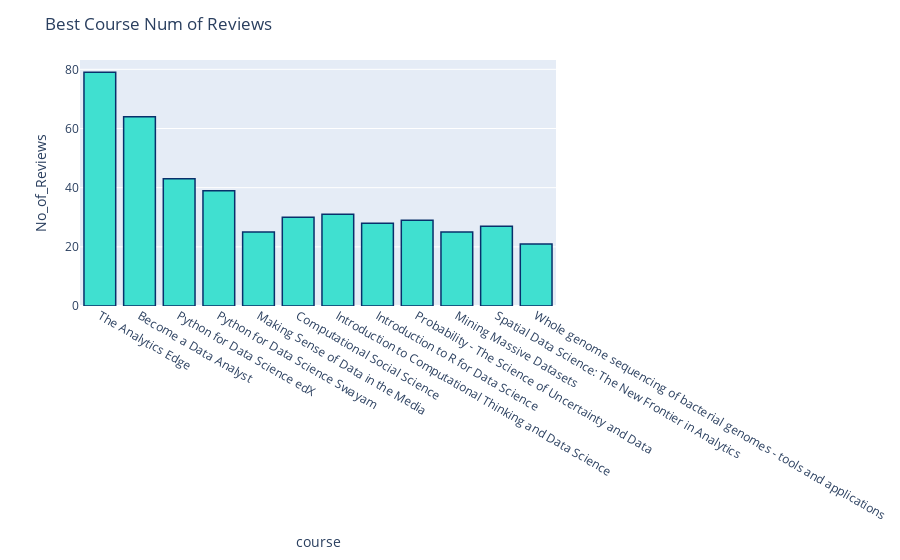

The notebook cell this image was saved under:
### Code cell
# Best Courses & Num of Reviews

fig = px.bar(bestRated, x='course', y='No_of_Reviews')
fig.update_traces(marker_color="turquoise",marker_line_color='rgb(8,48,107)',
                  marker_line_width=1.5)
fig.update_layout(title_text='Best Course Num of Reviews')
py.plot(fig)
fig.show()

### Figure 1 — Plotly figure (JSON) as saved in the notebook; plotly's stock layout.template omitted (floating-point values rounded to 4 significant figures)
{"data": [{"alignmentgroup": "True", "hovertemplate": "course=%{x}<br>No_of_Reviews=%{y}<extra></extra>", "legendgroup": "", "marker": {"color": "turquoise", "line": {"color": "rgb(8,48,107)", "width": 1.5}}, "name": "", "offsetgroup": "", "orientation": "v", "showlegend": false, "textposition": "auto", "type": "bar", "x": ["The Analytics Edge", "Become a Data Analyst", "Python for Data Science edX", "Python for Data Science Swayam", "Making Sense of Data in the Media", "Computational Social Science", "Introduction to Computational Thinking and Data Science", "Introduction to R for Data Science", "Probability - The Science of Uncertainty and Data", "Mining Massive Datasets", "Spatial Data Science: The New Frontier in Analytics", "Whole genome sequencing of bacterial genomes - tools and applications"], "xaxis": "x", "y": [79, 64, 43, 39, 25, 30, 31, 28, 29, 25, 27, 21], "yaxis": "y"}], "layout": {"barmode": "relative", "legend": {"tracegroupgap": 0}, "margin": {"t": 60}, "title": {"text": "Best Course Num of Reviews"}, "xaxis": {"anchor": "y", "domain": [0, 1], "title": {"text": "course"}}, "yaxis": {"anchor": "x", "domain": [0, 1], "title": {"text": "No_of_Reviews"}}}}
